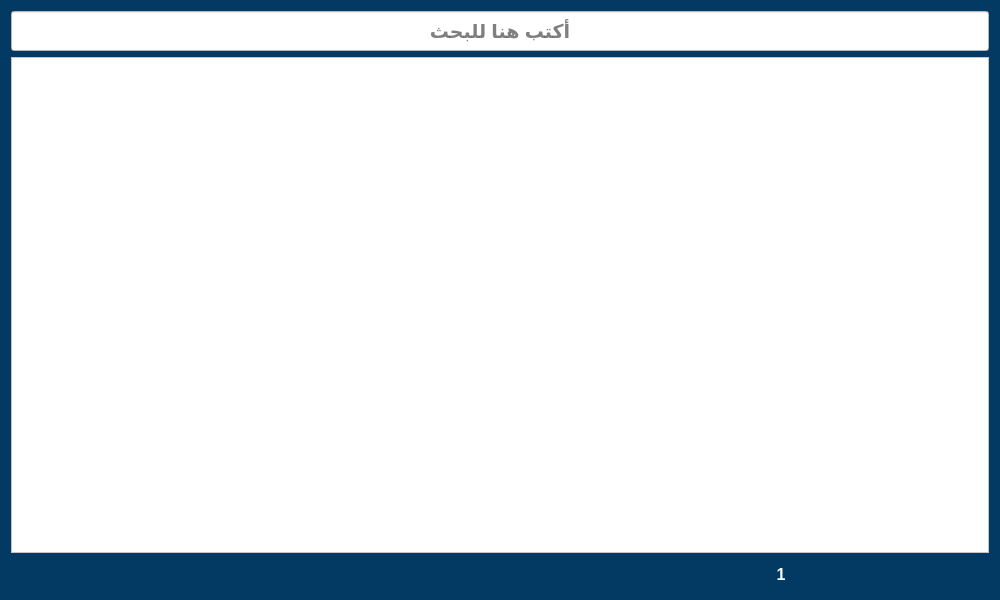
<?xml version="1.0" encoding="UTF-8"?>
<ui version="4.0">
 <class>ShowTableUi</class>
 <widget class="QWidget" name="ShowTableUi">
  <property name="geometry">
   <rect>
    <x>0</x>
    <y>0</y>
    <width>1000</width>
    <height>600</height>
   </rect>
  </property>
  <property name="minimumSize">
   <size>
    <width>1000</width>
    <height>600</height>
   </size>
  </property>
  <property name="maximumSize">
   <size>
    <width>1400</width>
    <height>600</height>
   </size>
  </property>
  <property name="windowTitle">
   <string>Form</string>
  </property>
  <property name="layoutDirection">
   <enum>Qt::RightToLeft</enum>
  </property>
  <property name="styleSheet">
   <string notr="true">background-color:#033a63;</string>
  </property>
  <layout class="QGridLayout" name="gridLayout">
   <item row="1" column="0">
    <layout class="QVBoxLayout" name="verticalLayout">
     <item>
      <widget class="QTableView" name="table">
       <property name="styleSheet">
        <string notr="true">background-color:white</string>
       </property>
       <attribute name="verticalHeaderCascadingSectionResizes">
        <bool>true</bool>
       </attribute>
      </widget>
     </item>
    </layout>
   </item>
   <item row="2" column="0">
    <layout class="QHBoxLayout" name="buttons">
     <item>
      <widget class="QPushButton" name="next_btn">
       <property name="minimumSize">
        <size>
         <width>0</width>
         <height>30</height>
        </size>
       </property>
       <property name="maximumSize">
        <size>
         <width>16777215</width>
         <height>30</height>
        </size>
       </property>
       <property name="cursor">
        <cursorShape>PointingHandCursor</cursorShape>
       </property>
       <property name="styleSheet">
        <string notr="true">QPushButton:hover{
	background-color:#3f5482;
	border: 1px solid #3f5482;
}</string>
       </property>
       <property name="text">
        <string/>
       </property>
       <property name="iconSize">
        <size>
         <width>25</width>
         <height>25</height>
        </size>
       </property>
       <property name="flat">
        <bool>true</bool>
       </property>
      </widget>
     </item>
     <item>
      <widget class="QLabel" name="page_number">
       <property name="minimumSize">
        <size>
         <width>0</width>
         <height>30</height>
        </size>
       </property>
       <property name="maximumSize">
        <size>
         <width>16777215</width>
         <height>30</height>
        </size>
       </property>
       <property name="font">
        <font>
         <pointsize>12</pointsize>
         <weight>75</weight>
         <bold>true</bold>
        </font>
       </property>
       <property name="styleSheet">
        <string notr="true">color:white;</string>
       </property>
       <property name="text">
        <string>1</string>
       </property>
       <property name="alignment">
        <set>Qt::AlignCenter</set>
       </property>
      </widget>
     </item>
     <item>
      <widget class="QPushButton" name="previous_btn">
       <property name="minimumSize">
        <size>
         <width>0</width>
         <height>30</height>
        </size>
       </property>
       <property name="maximumSize">
        <size>
         <width>16777215</width>
         <height>30</height>
        </size>
       </property>
       <property name="cursor">
        <cursorShape>PointingHandCursor</cursorShape>
       </property>
       <property name="styleSheet">
        <string notr="true">QPushButton:hover{
	background-color:#3f5482;
	border: 1px solid #3f5482;
}</string>
       </property>
       <property name="text">
        <string/>
       </property>
       <property name="iconSize">
        <size>
         <width>25</width>
         <height>25</height>
        </size>
       </property>
       <property name="flat">
        <bool>true</bool>
       </property>
      </widget>
     </item>
     <item>
      <widget class="QPushButton" name="edit_btn">
       <property name="minimumSize">
        <size>
         <width>0</width>
         <height>30</height>
        </size>
       </property>
       <property name="maximumSize">
        <size>
         <width>16777215</width>
         <height>30</height>
        </size>
       </property>
       <property name="cursor">
        <cursorShape>PointingHandCursor</cursorShape>
       </property>
       <property name="styleSheet">
        <string notr="true">QPushButton:hover{
	background-color:#3f5482;
	border: 1px solid #3f5482;
}</string>
       </property>
       <property name="text">
        <string/>
       </property>
       <property name="iconSize">
        <size>
         <width>25</width>
         <height>25</height>
        </size>
       </property>
       <property name="flat">
        <bool>true</bool>
       </property>
      </widget>
     </item>
     <item>
      <widget class="QPushButton" name="delete_btn">
       <property name="minimumSize">
        <size>
         <width>0</width>
         <height>30</height>
        </size>
       </property>
       <property name="maximumSize">
        <size>
         <width>16777215</width>
         <height>30</height>
        </size>
       </property>
       <property name="cursor">
        <cursorShape>PointingHandCursor</cursorShape>
       </property>
       <property name="styleSheet">
        <string notr="true">QPushButton:hover{
	background-color:#3f5482;
	border: 1px solid #3f5482;
}</string>
       </property>
       <property name="text">
        <string/>
       </property>
       <property name="icon">
        <iconset>
         <normaloff>../icons/add_item.svg</normaloff>../icons/add_item.svg</iconset>
       </property>
       <property name="iconSize">
        <size>
         <width>25</width>
         <height>25</height>
        </size>
       </property>
       <property name="flat">
        <bool>true</bool>
       </property>
      </widget>
     </item>
     <item>
      <widget class="QPushButton" name="barcode_btn">
       <property name="maximumSize">
        <size>
         <width>16777215</width>
         <height>30</height>
        </size>
       </property>
       <property name="cursor">
        <cursorShape>PointingHandCursor</cursorShape>
       </property>
       <property name="styleSheet">
        <string notr="true">QPushButton:hover{
	background-color:#3f5482;
	border: 1px solid #3f5482;
}</string>
       </property>
       <property name="text">
        <string/>
       </property>
       <property name="iconSize">
        <size>
         <width>25</width>
         <height>25</height>
        </size>
       </property>
       <property name="shortcut">
        <string>Ctrl+P</string>
       </property>
       <property name="flat">
        <bool>true</bool>
       </property>
      </widget>
     </item>
     <item>
      <widget class="QPushButton" name="cancel_btn">
       <property name="minimumSize">
        <size>
         <width>0</width>
         <height>30</height>
        </size>
       </property>
       <property name="maximumSize">
        <size>
         <width>16777215</width>
         <height>30</height>
        </size>
       </property>
       <property name="cursor">
        <cursorShape>PointingHandCursor</cursorShape>
       </property>
       <property name="styleSheet">
        <string notr="true">QPushButton:hover{
	background-color:#3f5482;
	border: 1px solid #3f5482;
}</string>
       </property>
       <property name="text">
        <string/>
       </property>
       <property name="icon">
        <iconset>
         <normaloff>../icons/cancel.svg</normaloff>../icons/cancel.svg</iconset>
       </property>
       <property name="iconSize">
        <size>
         <width>25</width>
         <height>25</height>
        </size>
       </property>
       <property name="shortcut">
        <string>Esc</string>
       </property>
       <property name="flat">
        <bool>true</bool>
       </property>
      </widget>
     </item>
    </layout>
   </item>
   <item row="0" column="0">
    <layout class="QVBoxLayout" name="verticalLayout_5">
     <item>
      <layout class="QHBoxLayout" name="horizontalLayout_3">
       <item>
        <widget class="QLineEdit" name="search_box">
         <property name="minimumSize">
          <size>
           <width>0</width>
           <height>40</height>
          </size>
         </property>
         <property name="font">
          <font>
           <pointsize>14</pointsize>
           <weight>75</weight>
           <bold>true</bold>
          </font>
         </property>
         <property name="styleSheet">
          <string notr="true">background-color:white;</string>
         </property>
         <property name="maxLength">
          <number>24</number>
         </property>
         <property name="alignment">
          <set>Qt::AlignCenter</set>
         </property>
         <property name="placeholderText">
          <string>أكتب هنا للبحث</string>
         </property>
        </widget>
       </item>
      </layout>
     </item>
    </layout>
   </item>
  </layout>
 </widget>
 <resources/>
 <connections>
  <connection>
   <sender>cancel_btn</sender>
   <signal>clicked()</signal>
   <receiver>ShowTableUi</receiver>
   <slot>close()</slot>
   <hints>
    <hint type="sourcelabel">
     <x>112</x>
     <y>345</y>
    </hint>
    <hint type="destinationlabel">
     <x>6</x>
     <y>8</y>
    </hint>
   </hints>
  </connection>
 </connections>
</ui>
